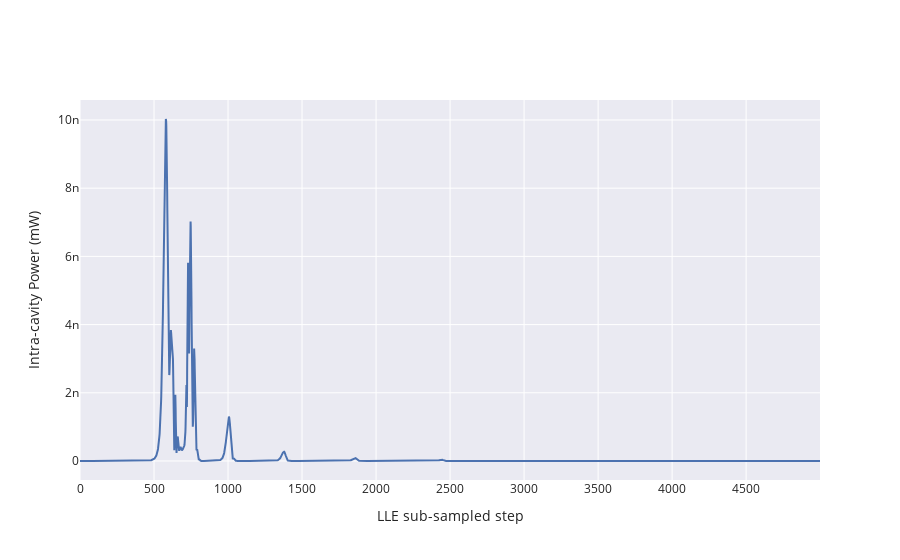

Notebook code for this chart:
### Code cell
fig = go.Figure()

tr = go.Scatter(y=solverp1.sol.Pcomb * 1e3)

fig.add_trace(tr)
fig.update_layout(
    xaxis_title="LLE sub-sampled step", yaxis_title="Intra-cavity Power (mW)"
)
#fig.add_annotation(x=4500, y=4.9, ax=0, ay=-50, text="Single Soliton Step")
# fig.add_annotation(x=3151, y=7.6, ax=0, ay=-50, text="Two Solitons Step")
#fig.add_annotation(x=1931, y=16, ax=0, ay=80, text="Modulation Instability")
#fig.add_annotation(x=500, y=6, ax=-80, ay=-80, text="Primary Comb")
#fig.show()

### Figure 1 — Plotly figure (JSON) as saved in the notebook; plotly's stock layout.template omitted (floating-point values rounded to 4 significant figures; data arrays with more than 128 entries replaced by an {"elided": "..."} marker saying what was removed)
{"data": [{"type": "scatter", "y": {"elided": "5000 float values"}}], "layout": {"xaxis": {"title": {"text": "LLE sub-sampled step"}}, "yaxis": {"title": {"text": "Intra-cavity Power (mW)"}}}}
